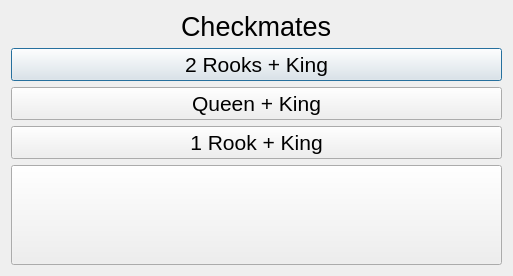
<?xml version="1.0" encoding="UTF-8"?>
<ui version="4.0">
 <class>EndgamesChooseWindow</class>
 <widget class="QDialog" name="EndgamesChooseWindow">
  <property name="geometry">
   <rect>
    <x>0</x>
    <y>0</y>
    <width>513</width>
    <height>246</height>
   </rect>
  </property>
  <property name="windowTitle">
   <string>Dialog</string>
  </property>
  <layout class="QGridLayout" name="gridLayout">
   <item row="0" column="0">
    <layout class="QVBoxLayout" name="verticalLayout">
     <item alignment="Qt::AlignHCenter|Qt::AlignVCenter">
      <widget class="QLabel" name="label">
       <property name="font">
        <font>
         <pointsize>20</pointsize>
        </font>
       </property>
       <property name="text">
        <string>Checkmates</string>
       </property>
      </widget>
     </item>
     <item>
      <widget class="QPushButton" name="pushButton">
       <property name="maximumSize">
        <size>
         <width>16777215</width>
         <height>50</height>
        </size>
       </property>
       <property name="font">
        <font>
         <pointsize>16</pointsize>
        </font>
       </property>
       <property name="text">
        <string>2 Rooks + King</string>
       </property>
      </widget>
     </item>
     <item>
      <widget class="QPushButton" name="queen_king_endgame">
       <property name="maximumSize">
        <size>
         <width>16777215</width>
         <height>50</height>
        </size>
       </property>
       <property name="font">
        <font>
         <pointsize>16</pointsize>
        </font>
       </property>
       <property name="text">
        <string>Queen + King</string>
       </property>
      </widget>
     </item>
     <item>
      <widget class="QPushButton" name="rook_king_endgame">
       <property name="maximumSize">
        <size>
         <width>16777215</width>
         <height>50</height>
        </size>
       </property>
       <property name="font">
        <font>
         <pointsize>16</pointsize>
        </font>
       </property>
       <property name="text">
        <string>1 Rook + King</string>
       </property>
      </widget>
     </item>
     <item>
      <widget class="QPushButton" name="backBtn">
       <property name="sizePolicy">
        <sizepolicy hsizetype="Minimum" vsizetype="Fixed">
         <horstretch>0</horstretch>
         <verstretch>0</verstretch>
        </sizepolicy>
       </property>
       <property name="minimumSize">
        <size>
         <width>0</width>
         <height>100</height>
        </size>
       </property>
       <property name="text">
        <string/>
       </property>
      </widget>
     </item>
    </layout>
   </item>
  </layout>
 </widget>
 <resources/>
 <connections/>
</ui>
